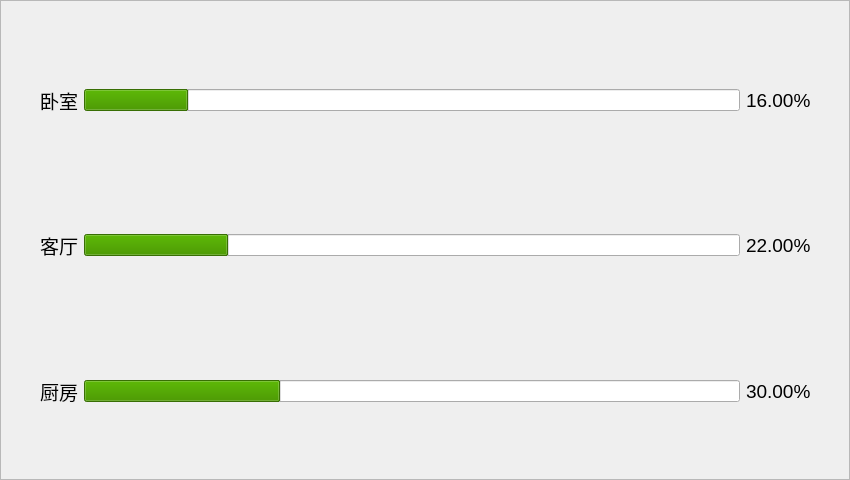
<?xml version="1.0" encoding="UTF-8"?>
<ui version="4.0">
 <class>SomkeFrame</class>
 <widget class="QFrame" name="SomkeFrame">
  <property name="geometry">
   <rect>
    <x>0</x>
    <y>0</y>
    <width>850</width>
    <height>480</height>
   </rect>
  </property>
  <property name="windowTitle">
   <string>Frame</string>
  </property>
  <property name="frameShape">
   <enum>QFrame::StyledPanel</enum>
  </property>
  <property name="frameShadow">
   <enum>QFrame::Raised</enum>
  </property>
  <widget class="QWidget" name="layoutWidget">
   <property name="geometry">
    <rect>
     <x>40</x>
     <y>30</y>
     <width>771</width>
     <height>431</height>
    </rect>
   </property>
   <layout class="QVBoxLayout" name="verticalLayout">
    <item>
     <layout class="QHBoxLayout" name="horizontalLayout">
      <item>
       <widget class="QLabel" name="label">
        <property name="font">
         <font>
          <pointsize>14</pointsize>
         </font>
        </property>
        <property name="text">
         <string>卧室</string>
        </property>
       </widget>
      </item>
      <item>
       <widget class="QProgressBar" name="bedroomMoistureProgressBar">
        <property name="enabled">
         <bool>true</bool>
        </property>
        <property name="font">
         <font>
          <kerning>true</kerning>
         </font>
        </property>
        <property name="styleSheet">
         <string notr="true">selection-background-color: rgb(78, 154, 6);</string>
        </property>
        <property name="value">
         <number>16</number>
        </property>
        <property name="format">
         <string/>
        </property>
       </widget>
      </item>
      <item>
       <widget class="QLabel" name="bedroomMoisture">
        <property name="font">
         <font>
          <pointsize>14</pointsize>
         </font>
        </property>
        <property name="text">
         <string>16.00%</string>
        </property>
       </widget>
      </item>
     </layout>
    </item>
    <item>
     <layout class="QHBoxLayout" name="horizontalLayout_2">
      <item>
       <widget class="QLabel" name="label_2">
        <property name="font">
         <font>
          <pointsize>14</pointsize>
         </font>
        </property>
        <property name="text">
         <string>客厅</string>
        </property>
       </widget>
      </item>
      <item>
       <widget class="QProgressBar" name="parlourMoistureProgressBar">
        <property name="styleSheet">
         <string notr="true">selection-background-color: rgb(78, 154, 6);</string>
        </property>
        <property name="value">
         <number>22</number>
        </property>
        <property name="format">
         <string/>
        </property>
       </widget>
      </item>
      <item>
       <widget class="QLabel" name="parlourMoisture">
        <property name="font">
         <font>
          <pointsize>14</pointsize>
         </font>
        </property>
        <property name="text">
         <string>22.00%</string>
        </property>
       </widget>
      </item>
     </layout>
    </item>
    <item>
     <layout class="QHBoxLayout" name="horizontalLayout_3">
      <item>
       <widget class="QLabel" name="label_3">
        <property name="font">
         <font>
          <pointsize>14</pointsize>
         </font>
        </property>
        <property name="text">
         <string>厨房</string>
        </property>
       </widget>
      </item>
      <item>
       <widget class="QProgressBar" name="kichenMoistureProgressBar">
        <property name="styleSheet">
         <string notr="true">selection-background-color: rgb(78, 154, 6);</string>
        </property>
        <property name="value">
         <number>30</number>
        </property>
        <property name="format">
         <string/>
        </property>
       </widget>
      </item>
      <item>
       <widget class="QLabel" name="kitchenTemp">
        <property name="font">
         <font>
          <pointsize>14</pointsize>
         </font>
        </property>
        <property name="text">
         <string>30.00%</string>
        </property>
       </widget>
      </item>
     </layout>
    </item>
   </layout>
  </widget>
 </widget>
 <resources/>
 <connections/>
</ui>
